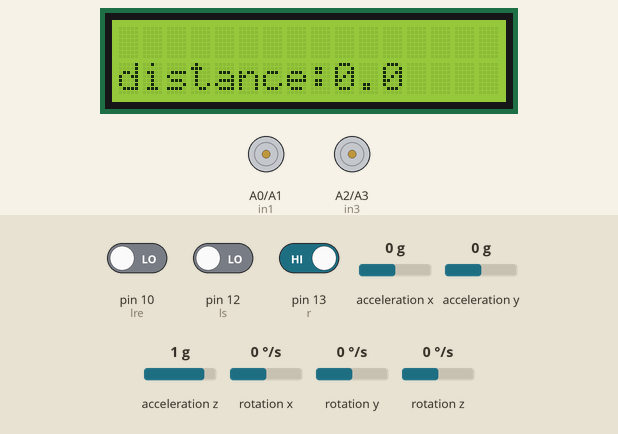
Recording of a sketch running on a simulated Arduino Uno, built with avr-gcc and run on an emulated ATmega328P. Shown: 16×2 character LCD, motor-driver pin pairs drawn as motors (green arrow = first pin HIGH = forward, orange = second pin HIGH = backward, longer = more drive, scaled by the enable pin). Inputs (shaded band) come from the test bench; at power-on: pin 12 (ls) LOW, pin 13 (r) HIGH, pin 10 (lre) LOW, acceleration x 0 g, acceleration y 0 g, acceleration z 1 g, rotation x 0 °/s, rotation y 0 °/s, rotation z 0 °/s. What the sketch prints to the serial monitor is not drawn.

Above: at 4.2 s.
4.3 s: pin 12 (ls) driven HIGH
16.5 s: pin 13 (r) driven LOW
At 17.1 s:
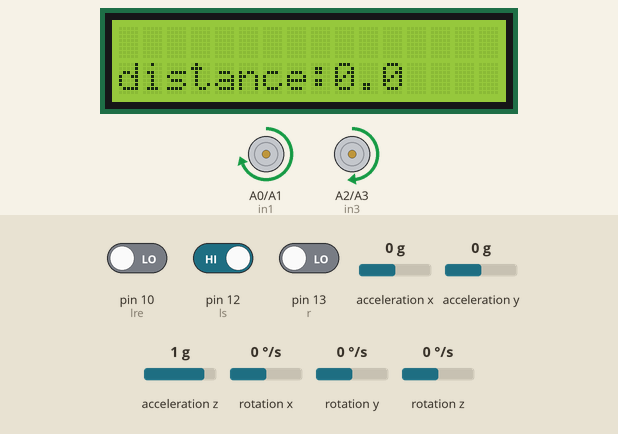
18.0 s: pin 13 (r) driven HIGH
At 19.2 s:
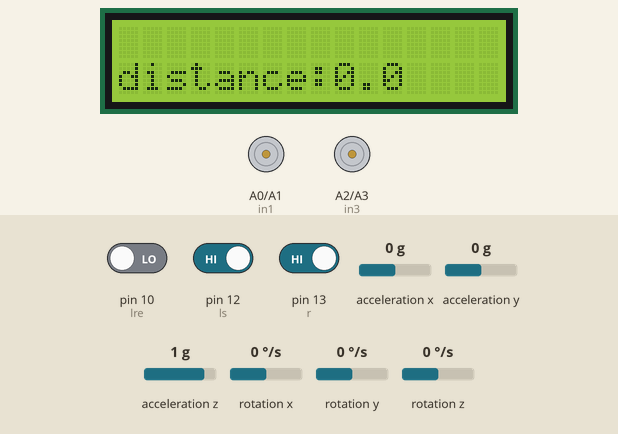
19.5 s: pin 12 (ls) driven LOW
At 20.6 s:
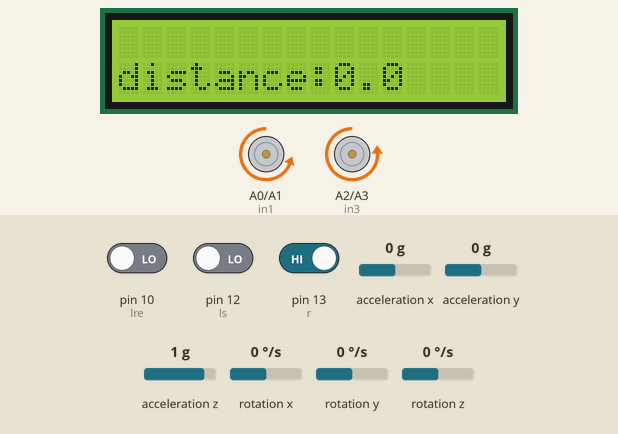
Timing chart, 0 to 22.0 s (numbered marks = the images above; inputs shaded):
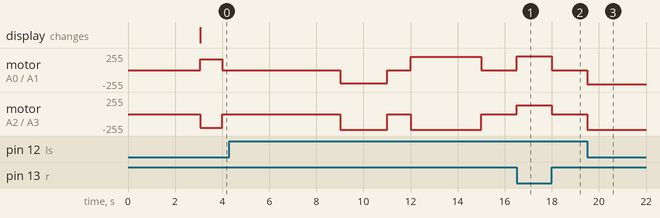

Measured:
- after the input at 16.5 s, motor on A0 (in1) / A1 (in2): stopped → forward 210/255 at once; motor on A2 (in3) / A3 (in4): stopped → forward 130/255 at once
- after the input at 18.0 s, motor on A0 (in1) / A1 (in2): forward 210/255 → stopped at once; motor on A2 (in3) / A3 (in4): forward 130/255 → stopped at once
- after the input at 19.5 s, motor on A0 (in1) / A1 (in2): stopped → backward 210/255 at once; motor on A2 (in3) / A3 (in4): stopped → backward 235/255 at once

The sketch:

MPU6050.ino
```cpp
#include <Wire.h>
#include <MPU6050_light.h> // library for MPU6050 communication
#include <LiquidCrystal.h> // library for LCD display

const int rs = 8, en = 9, d4 = 4, d5 = 5, d6 = 6, d7 = 7, BL = 10;

LiquidCrystal lcd_1 (rs, en, d4, d5, d6, d7);
MPU6050 mpu (Wire);


int in1 = A0; // right motor
int in2 = A1; // right motor
int in3 = A2; // left motor
int in4 = A3; // left motor
int ena = 3;
int enb = 11;
int ls = 12; // left IR sensor
int r = 13; // right IR sensor
int lre = 10; // left rotary encoder
int diskslots = 40;
int counter1 = 0;
int counter2 = 0;
int initial1 = 0;
int initial2 = 0;
float distance = 0.0;
float distance1 = 0.0;
float distance2 = 0.0;
float circumference = 6.7*3.142;
int N;
int M;
int currentTime = 0;
float time;

void setup() {

  pinMode(in1, OUTPUT);
  pinMode(in2, OUTPUT);
  pinMode(in3, OUTPUT);
  pinMode(in4, OUTPUT);
  pinMode(ena, OUTPUT);
  pinMode(enb, OUTPUT);
  pinMode(ls, INPUT);
  pinMode(r, INPUT);
  pinMode(lre, INPUT);
  int initial1 = digitalRead(lre);
  lcd_1.begin(16, 2);

  Serial.begin(9600);
  Wire.begin();
  mpu.begin();
  mpu.calcGyroOffsets(); // calibrate gyroscope

}

void loop() {
  time = millis()/1000;
  mpu.update(); // get values from MPU6050
  Serial.println(int(mpu.getAngleX()));
  printDistance();

  if (time<4){
    if (time < 3) {
      printAngle();
    }
    forward(160,205);
    count1();
  }

  if (time>=4 && time<9){
    stop();
  }

  if (time>=9 && time<10.0005){
    turnRight(200,235);
    count1();
  }

  if (time>=10.0005 && time <12){
    stop();
  }

  if (time>=12 && time<14.15) {
      forward(80,115);
      count1();
    if (digitalRead(ls)==HIGH && digitalRead(r)==LOW){
      turnLeft(210,130);
      count1();
    }
    if (digitalRead(ls)==LOW && digitalRead(r)==HIGH){
      turnRight(155,235);
      count1();
    }
  }

  if (time>=14.15){
    if (distance2>=170 && currentTime==0){
       currentTime=time;
    }
    if ((time-currentTime)<=2){
      stop();
    } else{
      if (digitalRead(ls)==LOW && digitalRead(r)==LOW){
        forward(75,110);
        count2();
      }
      if (digitalRead(ls)==HIGH && digitalRead(r)==LOW){
        turnLeft(210,130);
        count2();
      }
      if (digitalRead(ls)==LOW && digitalRead(r)==HIGH){
        turnRight(180,235);
        count2();
      }
      if (digitalRead(ls)==HIGH && digitalRead(r)==HIGH){
        stop();
      }
    }
  }
}

void count1(){
  int final1 = digitalRead(lre);
  if (final1 != initial1){
    counter1 ++;
    initial1 = final1;
  }
}

void count2(){
  int final2 = digitalRead(lre);
  if (final2 != initial2){
    counter2 ++;
    initial2 = final2;
  }
}

void printAngle(){
  lcd_1.setCursor(0, 0);
  lcd_1.print("Angle= ");
  if(int(mpu.getAngleX())<10 && int(mpu.getAngleX())>0) lcd_1.print("0");
  lcd_1.print(int(mpu.getAngleX()));
  Serial.println(int(mpu.getAngleX()));
}

void printDistance(){
  distance1=counter1/diskslots*circumference;
  distance2=counter2/diskslots*circumference;
  distance=distance1+distance2;
  lcd_1.setCursor(0, 1);
  lcd_1.print("distance:");lcd_1.print(distance2,1);
}

void forward (int N,int M){
  analogWrite(ena,N);
  digitalWrite(in1,HIGH);
  digitalWrite(in2,LOW);
  analogWrite(enb,M);
  digitalWrite(in3,LOW);
  digitalWrite(in4,HIGH);
}

void turnLeft (int N, int M){
  analogWrite(ena,N);
  digitalWrite(in1,HIGH);
  digitalWrite(in2,LOW);
  analogWrite(enb,M);
  digitalWrite(in3,HIGH);
  digitalWrite(in4,LOW);
}

void turnRight (int N, int M){
  analogWrite(ena,N);
  digitalWrite(in1,LOW);
  digitalWrite(in2,HIGH);
  analogWrite(enb,M);
  digitalWrite(in3,LOW);
  digitalWrite(in4,HIGH);
}

void stop (){
  analogWrite(ena,0);
  analogWrite(enb,0);
  digitalWrite(in1,LOW);
  digitalWrite(in2,LOW);
  digitalWrite(in3,LOW);
  digitalWrite(in4,LOW);
}
```
